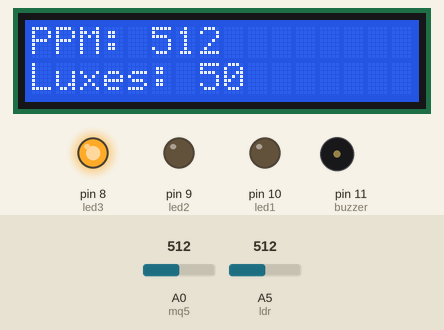
Simulated run of this sketch. Board: Arduino Uno, built with avr-gcc and run on an emulated ATmega328P. On the bench: 16×2 character LCD, output pins drawn as LEDs (lit = HIGH), buzzer (waves = sounding, pin HIGH). The test bench sets the inputs (shaded band); at power-on: A0 (mq5) = 512, A5 (ldr) = 512. What the sketch prints to the serial monitor is not drawn.

Above: at 1.2 s.
1.3 s: A0 (mq5) set to 417
At 2.7 s:
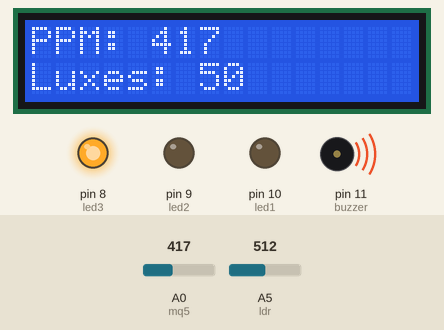
4.3 s: A0 (mq5) set to 386
At 5.9 s:
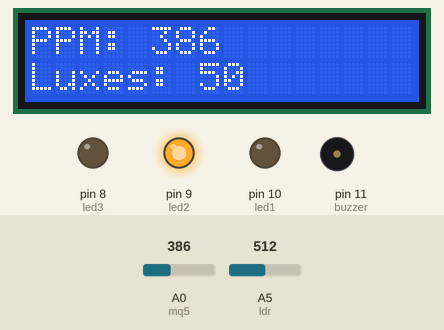
6.2 s: A0 (mq5) set to 107
At 7.8 s:
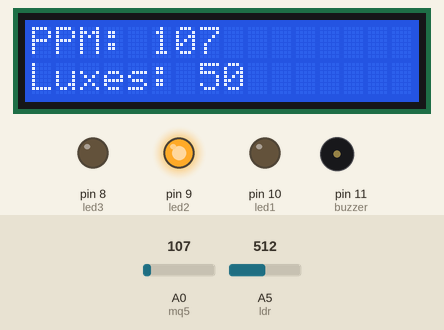
8.0 s: A0 (mq5) set to 93
At 9.5 s:
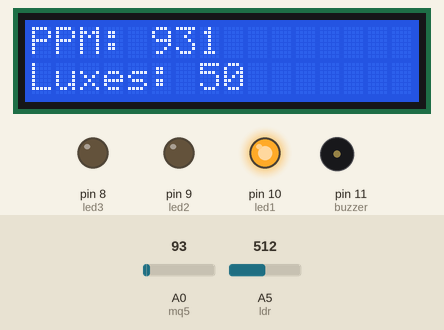
10.4 s: A5 (ldr) set to 1023
At 11.7 s:
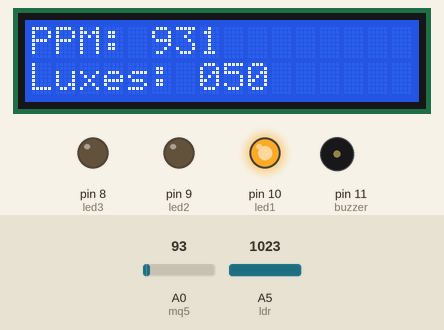
12.3 s: A5 (ldr) set to 1008
At 14.2 s:
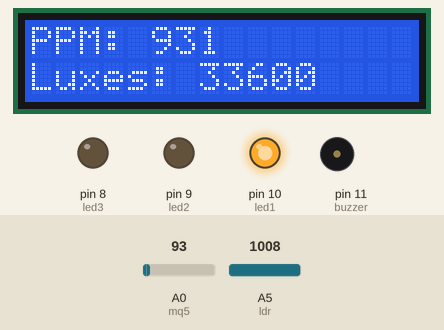
Timing chart, 0 to 15.1 s (numbered marks = the images above; inputs shaded):
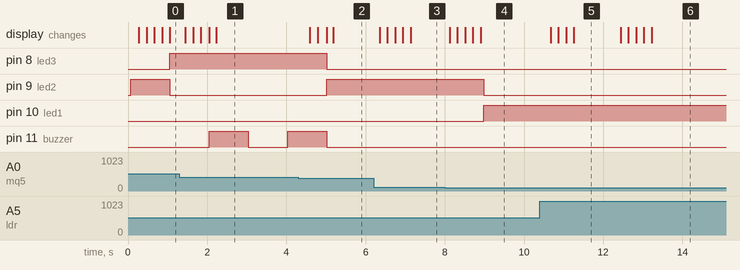

Measured:
- the behaviour switches between 400 and 399 on A0 (mq5) (found by bisection; images 1 and 2)
- the behaviour switches between 100 and 99 on A0 (mq5) (found by bisection; images 3 and 4)
- after the input at 1.3 s, the display: first changes after 0.15 s (image 1 shows a later state)
- after the input at 4.3 s, pin 8 (led3): HIGH → LOW after 0.72 s; pin 9 (led2): LOW → HIGH after 0.72 s; the display: first changes after 0.29 s (image 2 shows a later state)
- after the input at 6.2 s, the display: first changes after 0.16 s (image 3 shows a later state)
- after the input at 8.0 s, pin 9 (led2): HIGH → LOW after 0.98 s; pin 10 (led1): LOW → HIGH after 0.98 s; the display: first changes after 0.12 s (image 4 shows a later state)
- after the input at 10.4 s, the display: first changes after 0.27 s (image 5 shows a later state)
- after the input at 12.3 s, the display: first changes after 0.14 s (image 6 shows a later state)

The sketch:

Estacion-1.ino
```cpp
#include <Arduino_FreeRTOS.h>
#include<LiquidCrystal.h>

LiquidCrystal lcd(7,6,5,4,3,2);

#define VIN 5
#define R 10000

void TaskBlink( void *pvParameters );
void TaskAnalogRead( void *pvParameters );

int mq5 = A0;
int ldr = A5;
int led1 = 10;
int led2 = 9;
int led3 = 8;
int buzzer = 11;

int nivelGas = 0;
int nivelLuz = 0;

void setup(){

  lcd.begin(16,2);
  lcd.clear();
  lcd.home();
  lcd.display();
  lcd.setCursor(0,0);
  lcd.print("Cargando...");

  Serial.begin(115200);

  while (!Serial) {
    ;
  }

  Serial.setTimeout(50);


  xTaskCreate(
    TaskSensores
    ,  "Sensores"
    ,  138
    ,  NULL
    ,  3
    ,  NULL );

  xTaskCreate(
    TaskAlarmas
    ,  "Alarmas"
    ,  138
    ,  NULL
    ,  2
    ,  NULL );

  xTaskCreate(
    TaskDisplay
    ,  "Display"
    ,  170
    ,  NULL
    ,  1
    ,  NULL );

}

void loop()
{

}

void TaskSensores(void *pvParameters)
{
  (void) pvParameters;

  pinMode(mq5,INPUT);
  pinMode(ldr,INPUT);

  int promLuz[5] = {0,0,0,0,0};
  int promGas[5] = {0,0,0,0,0};
  int p = 0;

  for (;;)
  {
    double lectura = analogRead(mq5);
    promGas[p] = lectura;
    lectura = 0;
    for(int i=0;i<5;i++)
      lectura = lectura + promGas[i];
    String mostrar = "101" + String(lectura/5);
    nivelGas = lectura/5;
    Serial.println(mostrar);

    vTaskDelay( 100 / portTICK_PERIOD_MS );

    lectura = analogRead(ldr);
    promLuz[p] = lectura;
    p++;
    if(p==5)
      p = 0;
    lectura = 0;
    for(int i=0;i<5;i++)
      lectura = lectura + promLuz[i];
    lectura = lectura/5;
    float x = float(lectura)*(VIN/float(1023));
    x = (R*(VIN-x))/x;
    x = 500/(x/1000);
    lectura = x;
    mostrar = "102" + String(lectura);
    nivelLuz = lectura;
    Serial.println(mostrar);

    vTaskDelay( 100 / portTICK_PERIOD_MS );
  }
}

void TaskAlarmas(void *pvParameters)
{
  (void) pvParameters;

  pinMode(led1,OUTPUT);
  pinMode(led2,OUTPUT);
  pinMode(led3,OUTPUT);
  pinMode(buzzer,OUTPUT);
  digitalWrite(led1,LOW);
  digitalWrite(led2,LOW);
  digitalWrite(led3,LOW);
  digitalWrite(buzzer,LOW);

  bool onoff = 0;

  for (;;)
  {
    if(nivelGas<100){
      digitalWrite(led1,HIGH);
      digitalWrite(led2,LOW);
      digitalWrite(led3,LOW);
      digitalWrite(buzzer,LOW);
    } else if((nivelGas>=100)&&(nivelGas<400)){
      digitalWrite(led1,LOW);
      digitalWrite(led2,HIGH);
      digitalWrite(led3,LOW);
      digitalWrite(buzzer,LOW);
    } else {
      digitalWrite(led1,LOW);
      digitalWrite(led2,LOW);
      digitalWrite(led3,HIGH);
      digitalWrite(buzzer,onoff);
      onoff = !onoff;
    }

    vTaskDelay( 1000 / portTICK_PERIOD_MS );

  }
}

void TaskDisplay(void *pvParameters)
{
  (void) pvParameters;

  lcd.clear();
  lcd.home();
  lcd.display();
  lcd.setCursor(0,0);
  lcd.print("PPM: ");
  lcd.setCursor(0,1);
  lcd.print("Luxes: ");

  for (;;)
  {
    lcd.setCursor(5,0);
    lcd.print(String(nivelGas));
    lcd.setCursor(7,1);
    lcd.print(nivelLuz);

    vTaskDelay( 200 / portTICK_PERIOD_MS );
  }

}
```
